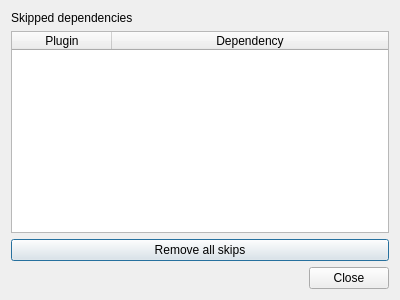
<?xml version="1.0" encoding="UTF-8"?>
<ui version="4.0">
 <class>Dialog</class>
 <widget class="QDialog" name="Dialog">
  <property name="geometry">
   <rect>
    <x>0</x>
    <y>0</y>
    <width>400</width>
    <height>300</height>
   </rect>
  </property>
  <property name="minimumSize">
   <size>
    <width>400</width>
    <height>300</height>
   </size>
  </property>
  <property name="windowTitle">
   <string>Skipped requirements</string>
  </property>
  <layout class="QVBoxLayout" name="verticalLayout">
   <item>
    <widget class="QLabel" name="label">
     <property name="text">
      <string>Skipped dependencies</string>
     </property>
     <property name="wordWrap">
      <bool>true</bool>
     </property>
    </widget>
   </item>
   <item>
    <widget class="QTableWidget" name="tableWidget">
     <property name="textElideMode">
      <enum>Qt::ElideMiddle</enum>
     </property>
     <property name="sortingEnabled">
      <bool>true</bool>
     </property>
     <property name="wordWrap">
      <bool>false</bool>
     </property>
     <attribute name="horizontalHeaderStretchLastSection">
      <bool>true</bool>
     </attribute>
     <attribute name="verticalHeaderVisible">
      <bool>false</bool>
     </attribute>
     <column>
      <property name="text">
       <string>Plugin</string>
      </property>
     </column>
     <column>
      <property name="text">
       <string>Dependency</string>
      </property>
     </column>
    </widget>
   </item>
   <item>
    <widget class="QPushButton" name="pushButton">
     <property name="text">
      <string>Remove all skips</string>
     </property>
    </widget>
   </item>
   <item>
    <widget class="QDialogButtonBox" name="buttonBox">
     <property name="orientation">
      <enum>Qt::Horizontal</enum>
     </property>
     <property name="standardButtons">
      <set>QDialogButtonBox::Close</set>
     </property>
    </widget>
   </item>
  </layout>
 </widget>
 <resources/>
 <connections>
  <connection>
   <sender>buttonBox</sender>
   <signal>accepted()</signal>
   <receiver>Dialog</receiver>
   <slot>accept()</slot>
   <hints>
    <hint type="sourcelabel">
     <x>248</x>
     <y>254</y>
    </hint>
    <hint type="destinationlabel">
     <x>157</x>
     <y>274</y>
    </hint>
   </hints>
  </connection>
  <connection>
   <sender>buttonBox</sender>
   <signal>rejected()</signal>
   <receiver>Dialog</receiver>
   <slot>reject()</slot>
   <hints>
    <hint type="sourcelabel">
     <x>316</x>
     <y>260</y>
    </hint>
    <hint type="destinationlabel">
     <x>286</x>
     <y>274</y>
    </hint>
   </hints>
  </connection>
 </connections>
</ui>
